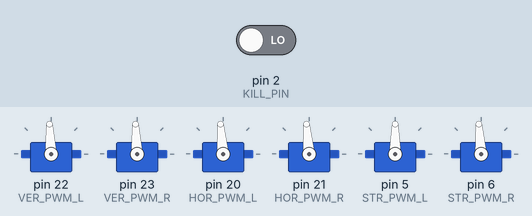
Recording of a sketch running on a simulated Arduino Mega 2560, built with avr-gcc and run on an emulated ATmega2560. On the bench: 6 × servo. Inputs (shaded band) come from the test bench; at power-on: pin 2 (KILL_PIN) LOW.

Above: at 2.2 s.
2.3 s: pin 2 (KILL_PIN) driven HIGH
At 3.5 s:
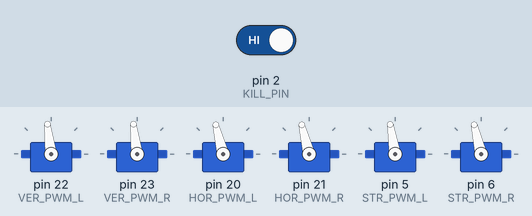
3.8 s: pin 2 (KILL_PIN) driven LOW
At 4.7 s:
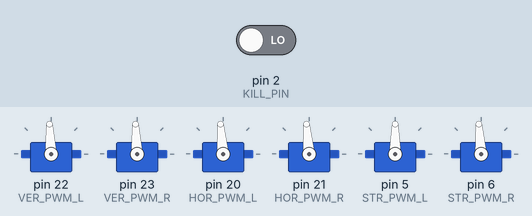
Timing chart, 0 to 6.8 s (numbered marks = the images above; inputs shaded):
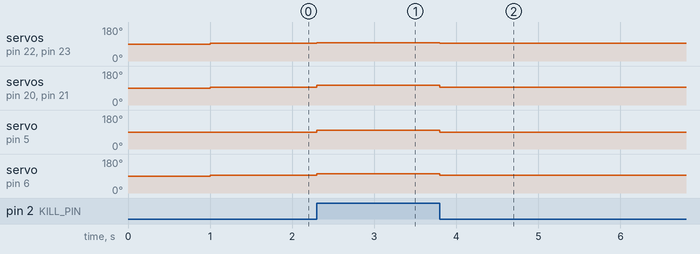

The sketch:

Thruster_Control.ino
```cpp
#include <Servo.h>
// kill switch pin
#define KILL_PIN 2

// default pinouts for mc
#define HOR_PWM_L 20
#define HOR_PWM_R 21

#define VER_PWM_L 22
#define VER_PWM_R 23

#define STR_PWM_L 5
#define STR_PWM_R 6

Servo ver_l;//blue robotics
Servo ver_r;//blue robotics
Servo hor_l;//seabotix
Servo hor_r;//seabotix
Servo str_l;//seabotix
Servo str_r;//seabotix

void setup () {
  ver_l.attach(VER_PWM_L);
  ver_r.attach(VER_PWM_R);
  hor_l.attach(HOR_PWM_L);
  hor_r.attach(HOR_PWM_R);
  str_l.attach(STR_PWM_L);
  str_r.attach(STR_PWM_R);
  pinMode(KILL_PIN, INPUT);
  //ver_l.writeMicroseconds(1500); // send "stop" signal to bluerobotics ESC.
  //ver_r.writeMicroseconds(1500);
  delay(1000); // delay to allow the ESC to recognize the stopped signal
}

void loop() {
  // SEABOTIX
  // Max Reverse: 0
  // Stopped: 90
  // Max Forward: 180

  // BLUEROBOTICS
  // Max Reverse: 1100
  // Stopped: 1500
  // Max Forward: 1900
  int thrust_speed;
  if (digitalRead(KILL_PIN)) {
    thrust_speed = 10; //Percentage from -100% to 100%
  }
  else {
    thrust_speed = 0;
  }

  int bluerobotics = map(thrust_speed, -100, 100, 1100, 1900);
  int seabotix = map(thrust_speed, -100, 100, 0, 180);

  ver_l.write(bluerobotics);
  ver_r.write(bluerobotics);
  hor_l.write(seabotix + 5); //fix offset from motor controller
  hor_r.write(seabotix + 5);
  str_l.write(seabotix);
  str_r.write(seabotix * 1.05); // slow thruster
}
```

Measured:
- after the input at 2.3 s, servo on pin 22 (VER_PWM_L), servo on pin 23 (VER_PWM_R): 93° → 97° at once; servo on pin 20 (HOR_PWM_L), servo on pin 21 (HOR_PWM_R): 95° → 104° at once; servo on pin 5 (STR_PWM_L): 90° → 99° at once; servo on pin 6 (STR_PWM_R): 94° → 103° at once
- after the input at 3.8 s, servo on pin 22 (VER_PWM_L), servo on pin 23 (VER_PWM_R): 97° → 93° at once; servo on pin 20 (HOR_PWM_L), servo on pin 21 (HOR_PWM_R): 104° → 95° at once; servo on pin 5 (STR_PWM_L): 99° → 90° at once; servo on pin 6 (STR_PWM_R): 103° → 94° at once
